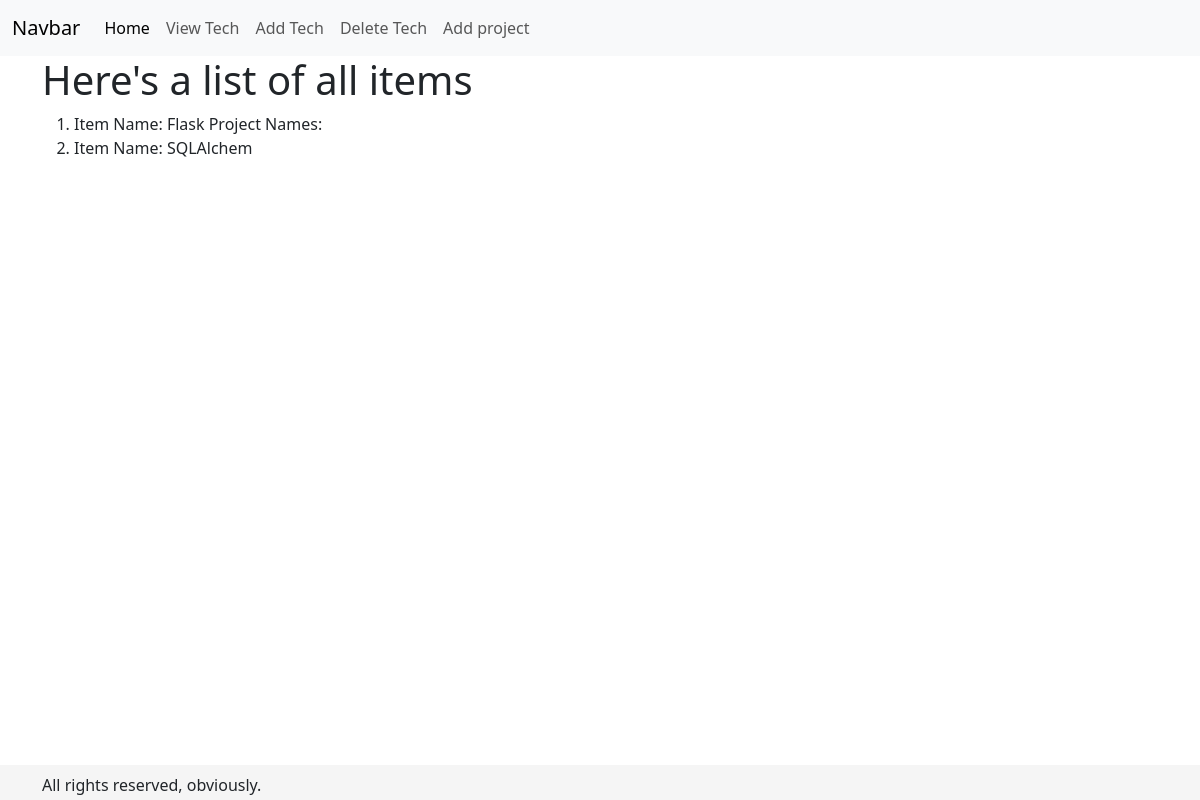
Before: /view with the older database file.
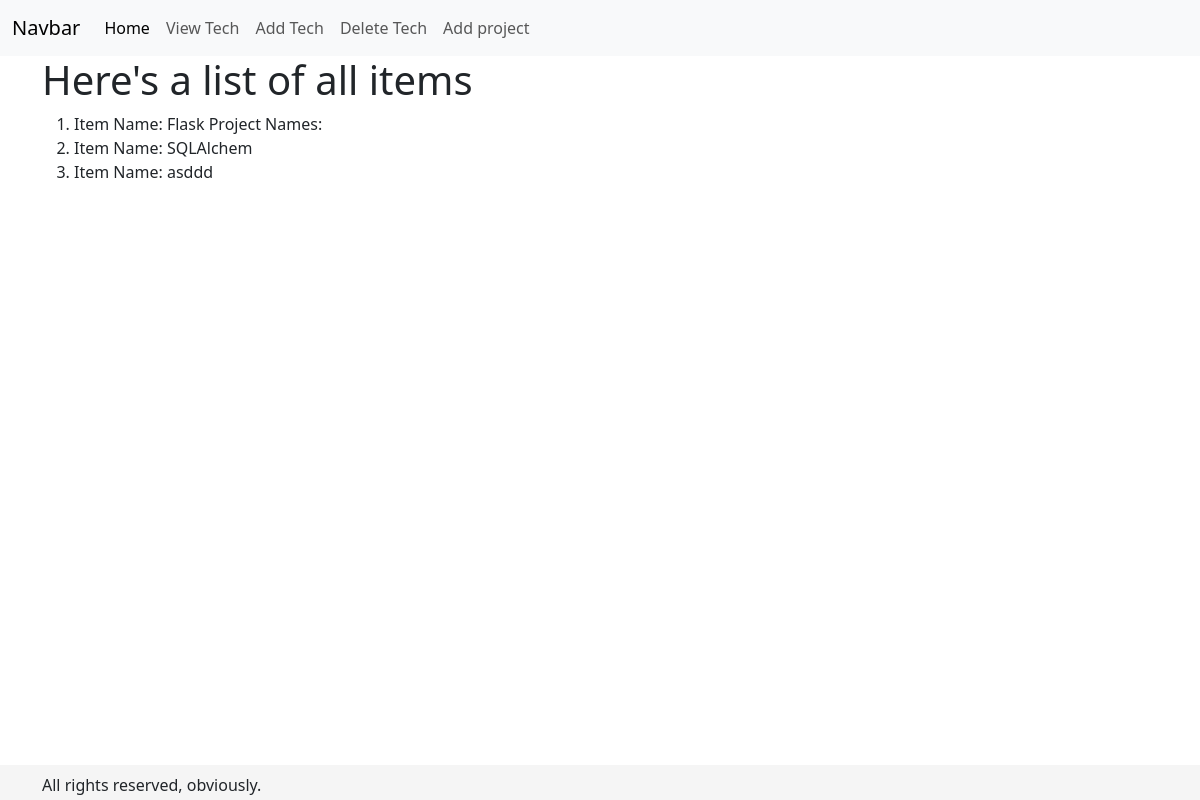
After: the same page with the newer database file.
### main.py (models this page shows, shortened)
class Tech(db.Model):
    __tablename__ = "tech"
    id = db.Column(db.Integer, primary_key=True)
    name = db.Column(db.Text)
    project = db.relationship("Project", backref="tech", lazy="dynamic")
    def __repr__(self):
        if self.project.count() > 0:
            project_names = ", ".join([pr.name for pr in self.project if pr.name])
            return f"Item Name: {self.name}\n Project Names: {project_names}"
        else:
            return f"Item Name: {self.name}"

class Project(db.Model):
    __tablename__ = "project"
    id = db.Column(db.Integer, primary_key=True)
    name = db.Column(db.Text)
    tech_id = db.Column(db.Integer, db.ForeignKey("tech.id"))

### main.py (the view)
@app.route("/view")
def view_tech():
    tech = Tech.query.all()
    return render_template("view_tech.html", tech=tech)

### templates/view_tech.html (shortened to what this page needs)
<!DOCTYPE html>
<html lang="en">
<head>
    <link href="https://cdn.jsdelivr.net/npm/bootstrap@5.3.0-alpha1/dist/css/bootstrap.min.css" rel="stylesheet"
>
</head>
{%extends 'base.html'%}
{%block navi%}
<div class="container">
    <h1>Here's a list of all items</h1>
    <ol>
    {%for item in tech%}
        <li>{{item}}</li>
    {%endfor%}
    </ol>
</div>
{%endblock%}

### templates/base.html (shortened to what this page needs)
<nav class="navbar navbar-expand-lg bg-body-tertiary">
  <div class="container-fluid">
    <a class="navbar-brand" href="{{url_for('index')}}">Navbar</a>
    <div class="collapse navbar-collapse" id="navbarNavAltMarkup">
      <div class="navbar-nav">
        <a class="nav-link active" aria-current="page" href="{{url_for('index')}}">Home</a>
        <a class="nav-link" href="{{url_for('view_tech')}}">View Tech</a>
        <a class="nav-link" href="{{url_for('add')}}">Add Tech</a>
        <a class="nav-link" href="{{url_for('delete')}}">Delete Tech</a>
        <a class="nav-link" href="{{url_for('add_project')}}">Add project</a>
      </div>
    </div>
  </div>
</nav>
{% block navi %}
{% endblock %}
<div style="height: 100px;">
</div>
<div class="navbar fixed-bottom" style="background-color: whitesmoke; height: 35px;">
<div class="container">
    <p>All rights reserved, obviously.</p>
</div>
</div>

Changed rows visible on the page:
added Tech: name "Item Name: asddd"
